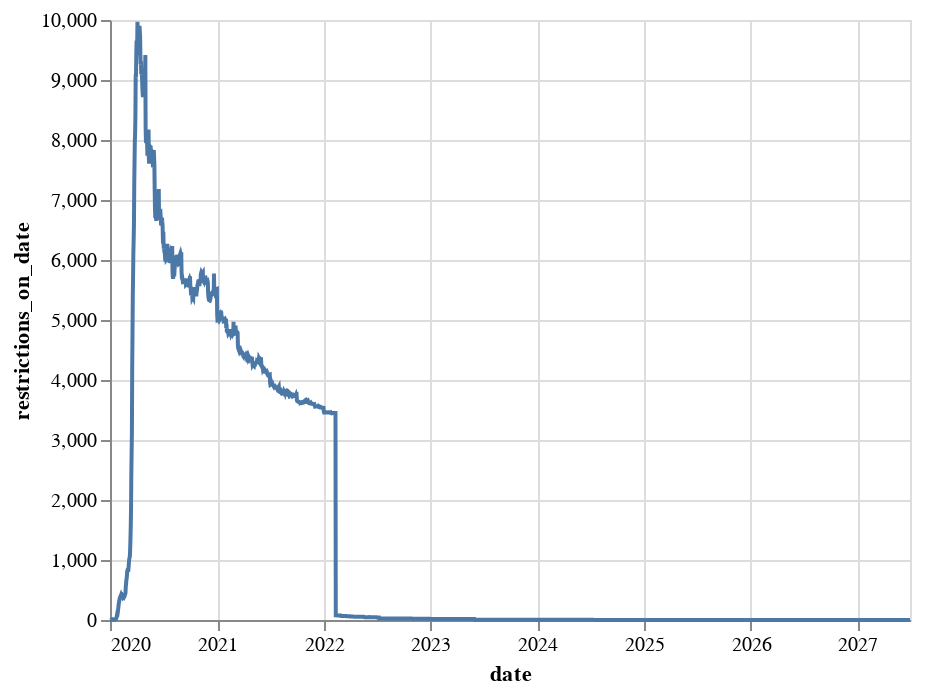

Notebook code cell kept with this figure:
### Code cell
alt.Chart(df_restrictions_by_date).mark_line().encode(
    x='date',
    y='restrictions_on_date'
)

### Figure 1 — Vega-Lite specification as saved in the notebook (floating-point values rounded to 4 significant figures; data arrays with more than 128 entries replaced by an {"elided": "..."} marker saying what was removed)
{"config": {"view": {"continuousWidth": 400, "continuousHeight": 300}}, "data": {"name": "data-3813e028069c6a9f78d591e256c5ce64"}, "mark": "line", "encoding": {"x": {"field": "date", "type": "temporal"}, "y": {"field": "restrictions_on_date", "type": "quantitative"}}, "$schema": "https://vega.github.io/schema/vega-lite/v4.17.0.json", "datasets": {"data-3813e028069c6a9f78d591e256c5ce64": {"elided": "2740 records"}}}
